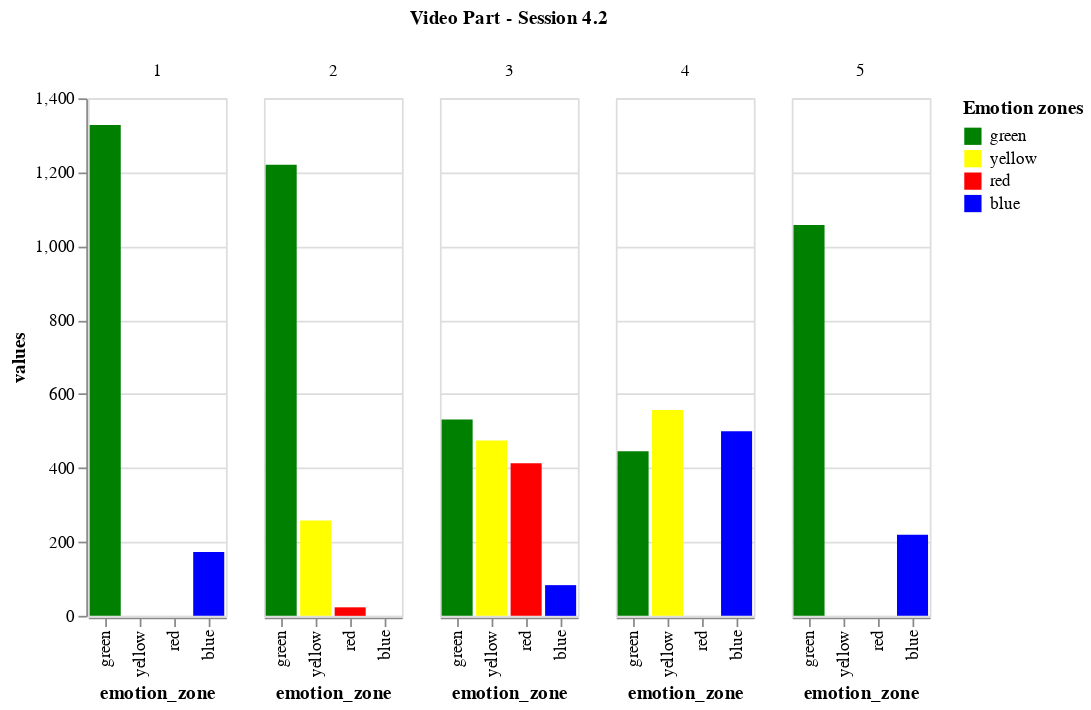

This figure's notebook cell:
### Markdown cell above
## Session 4.2 (Participant 4)

### Code cell
dataframes_42 = add_video_part_column_to_dataframes(dataframes_42)

dataframes_42_dict = create_whole_session_dict_values(dataframes_42)

df_session_42 = pd.DataFrame(dataframes_42_dict)


# Using pandas function to transform from wide format to long format, so Altair can work better
source_42 = df_session_42.melt("video_part", var_name="emotion_zone", value_name='values')

alt.Chart(source_42).mark_bar().encode(
    alt.X('emotion_zone:N', sort=COLOURS),
    alt.Y('values:Q'),
    column=alt.Column('video_part:N', title='Video Part - Session 4.2'),
    color=alt.Color('emotion_zone', scale=alt.Scale(domain=EMOTIONS, range=COLOURS), title='Emotion zones')

)

### Figure 1 — Vega-Lite specification as saved in the notebook (floating-point values rounded to 4 significant figures)
{"config": {"view": {"continuousWidth": 400, "continuousHeight": 300}}, "data": {"name": "data-4ea55ad454fc3164781ed0670bd0b4b8"}, "mark": "bar", "encoding": {"color": {"field": "emotion_zone", "scale": {"domain": ["green", "yellow", "red", "blue"], "range": ["green", "yellow", "red", "blue"]}, "title": "Emotion zones", "type": "nominal"}, "column": {"field": "video_part", "title": "Video Part - Session 4.2", "type": "nominal"}, "x": {"field": "emotion_zone", "sort": ["green", "yellow", "red", "blue"], "type": "nominal"}, "y": {"field": "values", "type": "quantitative"}}, "$schema": "https://vega.github.io/schema/vega-lite/v4.17.0.json", "datasets": {"data-4ea55ad454fc3164781ed0670bd0b4b8": [{"video_part": 1, "emotion_zone": "green", "values": 1328}, {"video_part": 2, "emotion_zone": "green", "values": 1220}, {"video_part": 3, "emotion_zone": "green", "values": 531}, {"video_part": 4, "emotion_zone": "green", "values": 445}, {"video_part": 5, "emotion_zone": "green", "values": 1057}, {"video_part": 1, "emotion_zone": "blue", "values": 173}, {"video_part": 2, "emotion_zone": "blue", "values": 0}, {"video_part": 3, "emotion_zone": "blue", "values": 83}, {"video_part": 4, "emotion_zone": "blue", "values": 499}, {"video_part": 5, "emotion_zone": "blue", "values": 219}, {"video_part": 1, "emotion_zone": "yellow", "values": 0}, {"video_part": 2, "emotion_zone": "yellow", "values": 258}, {"video_part": 3, "emotion_zone": "yellow", "values": 474}, {"video_part": 4, "emotion_zone": "yellow", "values": 557}, {"video_part": 5, "emotion_zone": "yellow", "values": 0}, {"video_part": 1, "emotion_zone": "red", "values": 0}, {"video_part": 2, "emotion_zone": "red", "values": 23}, {"video_part": 3, "emotion_zone": "red", "values": 413}, {"video_part": 4, "emotion_zone": "red", "values": 0}, {"video_part": 5, "emotion_zone": "red", "values": 0}]}}
